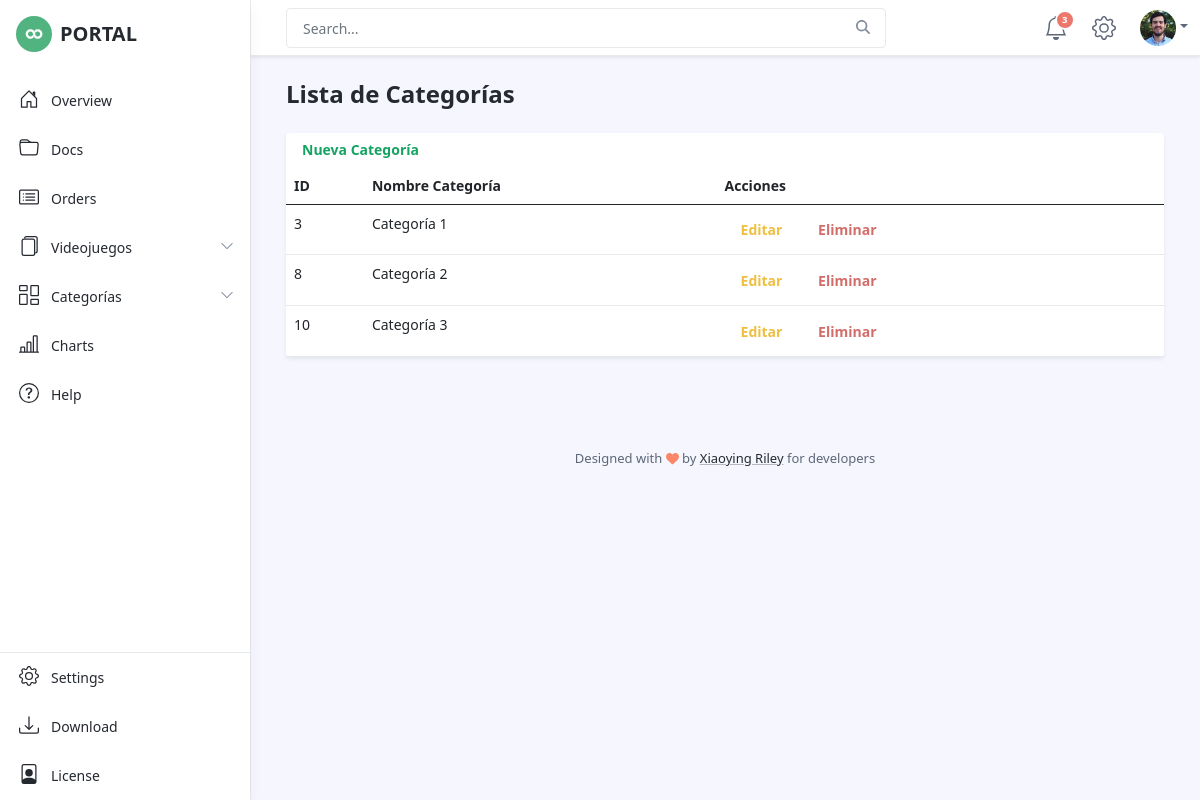
Screenshot of /categorias/lista/ with the database file from the repository.
### videojuego/models.py (models this page shows, shortened)
class Categoria(models.Model):
    nombre = models.CharField(max_length=50)

### videojuego/views.py (the view)
def lista_categoria(request):
    categorias = Categoria.objects.all()
    return render(request,'lista_categorias.html',{'categorias' : categorias})

### videojuego/templates/lista_categorias.html (shortened to what this page needs)
{% extends 'dashboard.html' %}
{% block contenido %}
<h1 class="app-page-title">Lista de Categorías</h1>
<div class="app-card app-card-orders-table shadow-sm mb-5">
    <a href="{% url 'categoria:nuevo' %}" class="btn btn-outline-primary">Nueva Categoría</a>
    <table class="table table-hover">
        <thead>
            <th>ID</th>
            <th>Nombre Categoría</th>
            <th>Acciones</th>
        </thead>
        <tbody>
            {% for categoria in categorias %}
                <tr>
                    <td>{{categoria.id}}</td>
                    <td>{{categoria.nombre}}</td>
                    <td><a href="{% url 'categoria:editar' categoria.id %}" class="btn btn-outline-warning">Editar</a>
                    <a href="{% url 'categoria:eliminar' categoria.id %}" class="btn btn-outline-danger">Eliminar</a></td>
                </tr>
            {% endfor %}
        </tbody>
    </table>
</div>
{% endblock contenido %}

### rows the page displays
Categoria: id "3", nombre "Categoría 1"
Categoria: id "8", nombre "Categoría 2"
Categoria: id "10", nombre "Categoría 3"
